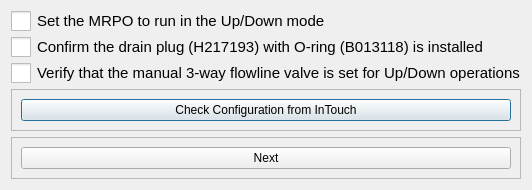
<?xml version="1.0" encoding="UTF-8"?>
<ui version="4.0">
 <class>Dialog</class>
 <widget class="QDialog" name="Dialog">
  <property name="geometry">
   <rect>
    <x>0</x>
    <y>0</y>
    <width>530</width>
    <height>190</height>
   </rect>
  </property>
  <property name="windowTitle">
   <string>Dialog</string>
  </property>
  <layout class="QVBoxLayout" name="verticalLayout">
   <item>
    <widget class="QCheckBox" name="checkBox_1">
     <property name="enabled">
      <bool>true</bool>
     </property>
     <property name="styleSheet">
      <string notr="true">QCheckBox {
    font-size: 15px; /* Larger text */
}
QCheckBox::indicator {
    width: 20px; /* Larger checkbox square */
    height: 20px; /* Larger checkbox square */
}</string>
     </property>
     <property name="text">
      <string>Set the MRPO to run in the Up/Down mode</string>
     </property>
    </widget>
   </item>
   <item>
    <widget class="QCheckBox" name="checkBox_2">
     <property name="enabled">
      <bool>true</bool>
     </property>
     <property name="styleSheet">
      <string notr="true">QCheckBox {
    font-size: 15px; /* Larger text */
}
QCheckBox::indicator {
    width: 20px; /* Larger checkbox square */
    height: 20px; /* Larger checkbox square */
}</string>
     </property>
     <property name="text">
      <string>Confirm the drain plug (H217193) with O-ring (B013118) is installed</string>
     </property>
    </widget>
   </item>
   <item>
    <widget class="QCheckBox" name="checkBox_3">
     <property name="enabled">
      <bool>true</bool>
     </property>
     <property name="styleSheet">
      <string notr="true">QCheckBox {
    font-size: 15px; /* Larger text */
}
QCheckBox::indicator {
    width: 20px; /* Larger checkbox square */
    height: 20px; /* Larger checkbox square */
}</string>
     </property>
     <property name="text">
      <string>Verify that the manual 3-way flowline valve is set for Up/Down operations</string>
     </property>
    </widget>
   </item>
   <item>
    <widget class="QFrame" name="frame_5">
     <property name="frameShape">
      <enum>QFrame::Shape::StyledPanel</enum>
     </property>
     <property name="frameShadow">
      <enum>QFrame::Shadow::Raised</enum>
     </property>
     <layout class="QVBoxLayout" name="verticalLayout_3">
      <item>
       <widget class="QPushButton" name="pushButton">
        <property name="text">
         <string>Check Configuration from InTouch</string>
        </property>
       </widget>
      </item>
     </layout>
    </widget>
   </item>
   <item>
    <widget class="QFrame" name="frame_6">
     <property name="frameShape">
      <enum>QFrame::Shape::StyledPanel</enum>
     </property>
     <property name="frameShadow">
      <enum>QFrame::Shadow::Raised</enum>
     </property>
     <layout class="QVBoxLayout" name="verticalLayout_4">
      <item>
       <widget class="QPushButton" name="pushButton_2">
        <property name="text">
         <string>Next</string>
        </property>
       </widget>
      </item>
     </layout>
    </widget>
   </item>
  </layout>
 </widget>
 <resources/>
 <connections/>
</ui>
